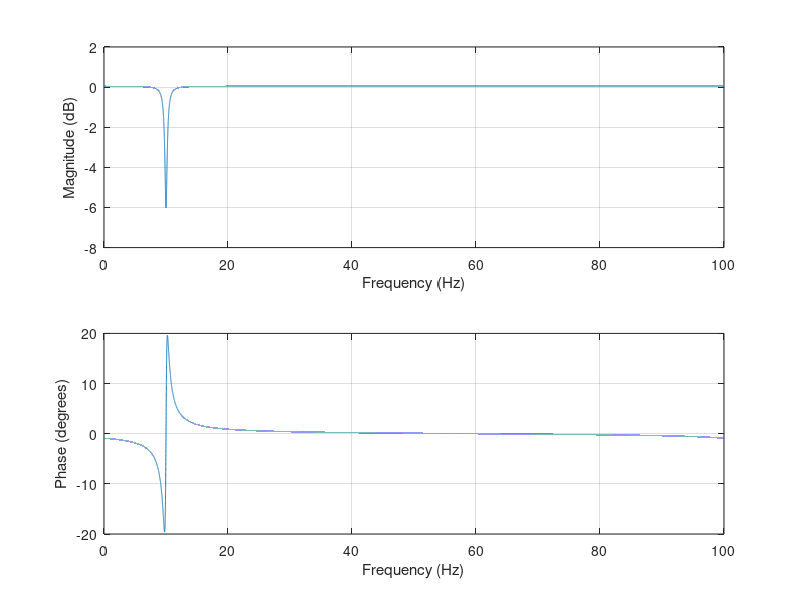

This chart was generated by the following MATLAB code:
close all
clear
clc

addpath('Inputs')
addpath('Outputs')
addpath('Sources')


%% Initialisation

% Parameters
time = 2; % In seconds
number_of_points = 200;
number_of_points_fft = 2^16;
frequency = 10;


%% Processing

frequency_rate = number_of_points / time;

zeros = 0.99 .* exp(1i * 2 * pi * frequency / frequency_rate); % Attenuation
poles = 0.98 .* exp(1i * 2 * pi * frequency / frequency_rate); % Amplification

b = poly(zeros);
a = poly(poles);


%% Plot results

freqz(b, a, number_of_points_fft, frequency_rate)










